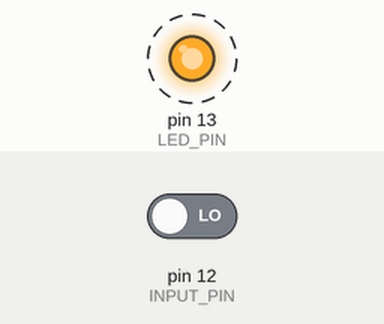
A sketch run on a simulated Arduino Uno, built with avr-gcc and run on an emulated ATmega328P. On the bench: output pins drawn as LEDs (lit = HIGH). Dashed ring = blinking. The inputs (shaded band) are chosen by the test bench; at power-on: pin 12 (INPUT_PIN) LOW. What the sketch prints to the serial monitor is not drawn.

Above: at 0.5 s.
Timing chart, 0 to 4.6 s (numbered marks = the images above):
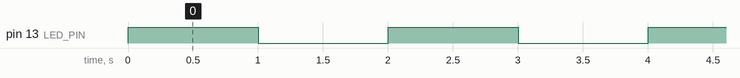

Measured:
- by itself, pin 13 (LED_PIN): alternates HIGH for 1.0 s and LOW for 1.0 s

The sketch:

HelloWorld-Blinking.ino
```cpp
#define LED_PIN 13
#define INPUT_PIN 12
int val;

void setup() {
  Serial.begin(115200);
  Serial.println("Hello World!");
  DDRB |= (1 << PB5);
  DDRB &= ~(1 << PB4);
}

void loop() {
  PORTB |= (1 << PB5);
  val = (PINB & (1 << PB4)) >> 4;
  Serial.println(val);
  delay(1000);

  PORTB &= ~(1 << PB5);
  val = (PINB & (1 << PB4)) >> 4;
  Serial.println(val);
  delay(1000);
}

// void setup() {
//   Serial.begin(115200);
//   Serial.println("Hello World!");
//   DDRB = B11101111;
// }

// void loop() {
//   PORTB = B11111111;
//   val = (PINB >> 5 & B00100000 >> 5);
//   Serial.println(val);
//   delay(1000);

//   PORTB = B11011111;
//   val = (PINB >> 5 & B00100000 >> 5);
//   Serial.println(val);
//   delay(1000);
// }

// void setup() {
//   Serial.begin(115200);
//   Serial.println("Hello World!");
//   *(volatile uint8_t *)0x24 = 0b11101111;
// }

// void loop() {
//   *(volatile uint8_t *)0x25 = 0b11111111;
//   val = ((*(volatile uint8_t *)0x23) >> 4 & 0b00010000 >> 4);
//   Serial.println(val);
//   delay(1000);

//   *(volatile uint8_t *)0x25 = 0b11011111;
//   val = ((*(volatile uint8_t *)0x23) >> 4 & 0b00010000 >> 4);
//   Serial.println(val);
//   delay(1000);
// }

// void setup() {
//   Serial.begin(115200);
//   Serial.println("Hello World!");
//   pinMode(LED_PIN, OUTPUT);
//   pinMode(INPUT_PIN, INPUT_PULLUP);
// }

// void loop() {
//   digitalWrite(LED_PIN, HIGH);
//   val = digitalRead(INPUT_PIN);
//   Serial.println(val);
//   delay(1000);

//   digitalWrite(LED_PIN, LOW);
//   val = digitalRead(INPUT_PIN);
//   Serial.println(val);
//   delay(1000);
// }
```
